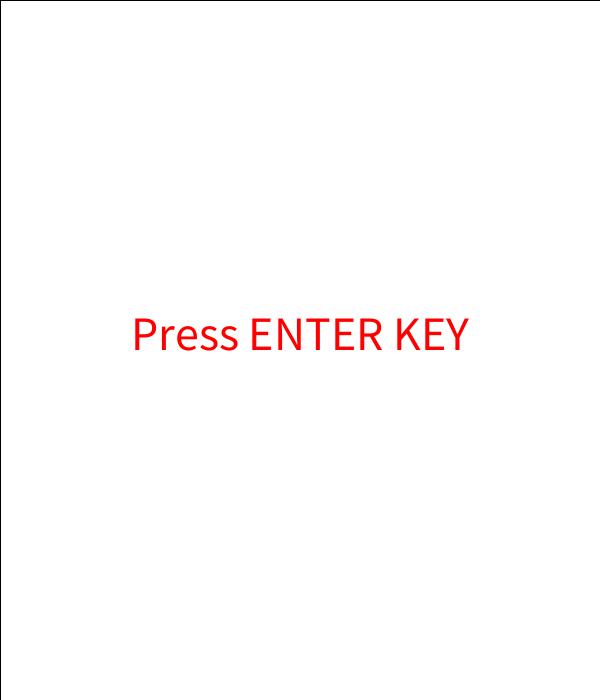
Frame 1 (no input)
Frame 60 (the mouse pressed at the canvas centre just before this capture): identical to frame 1, image omitted
Frame 120 (the mouse held since frame 60 and released just before this capture): identical to frame 1, image omitted

The Processing sketch that drew this single still picture (run headless with seeded random() and noise(); from frame 60 on, the mouse is pressed at the canvas centre):

// Processing sketch: processing_180525
// ── processing_180525.pde


int eflag = 0, ex, ey;
int point = 0;
int num;
int width=600;
int height=700;
int flag = 10;

void setup()
{
size(600,700);
colorMode(RGB, 256);
smooth();
textSize(24*2);
textAlign(CENTER);
}

void draw()
{
if(flag == 10)
{
fact();
fill(256, 0, 0);
text("Press ENTER KEY", width/2, height/2);
flag = 0;
}
if(flag == 1)
{
fact();
enemy();
mainDraw();
check();
}
if(flag == 0)
{
if(keyCode == ENTER)
{
flag = 1;
keyCode = UP;
}
}
}

void fact()
{
fill(256, 256, 256);
rect(0, 0, width, height);
}

void enemy()
{
if(eflag == 0)
{
eflag = 1;
ex = (int)random(width);
ey = 0;
}
if(eflag == 1)
{
ey += 30;
if(ey > height)
{
eflag = 0;
point ++;
}
}
}

void mainDraw()
{
fill(#4A84E5);
ellipse(mouseX, height-50, 40, 40);
fill(256, 0, 0);
ellipse(ex, ey, 5, 5);
}

void check()
{
num = abs(ex - mouseX) * abs(ex - mouseX) + abs((height-50) - ey) * abs((height-50) - ey);
if(num < 2025)over();
}

void over()
{
fact();
fill(256, 0, 0);
flag = 0;
text("GAME OVER", width/2, 87);
text("score=" + point, width/2, 113+24);
textSize(24);
fill(0,0,200);
//text(“Press ENTER KEY\n to play again”,width/2,height/2+24);
point = 0;
eflag = 0;
}
